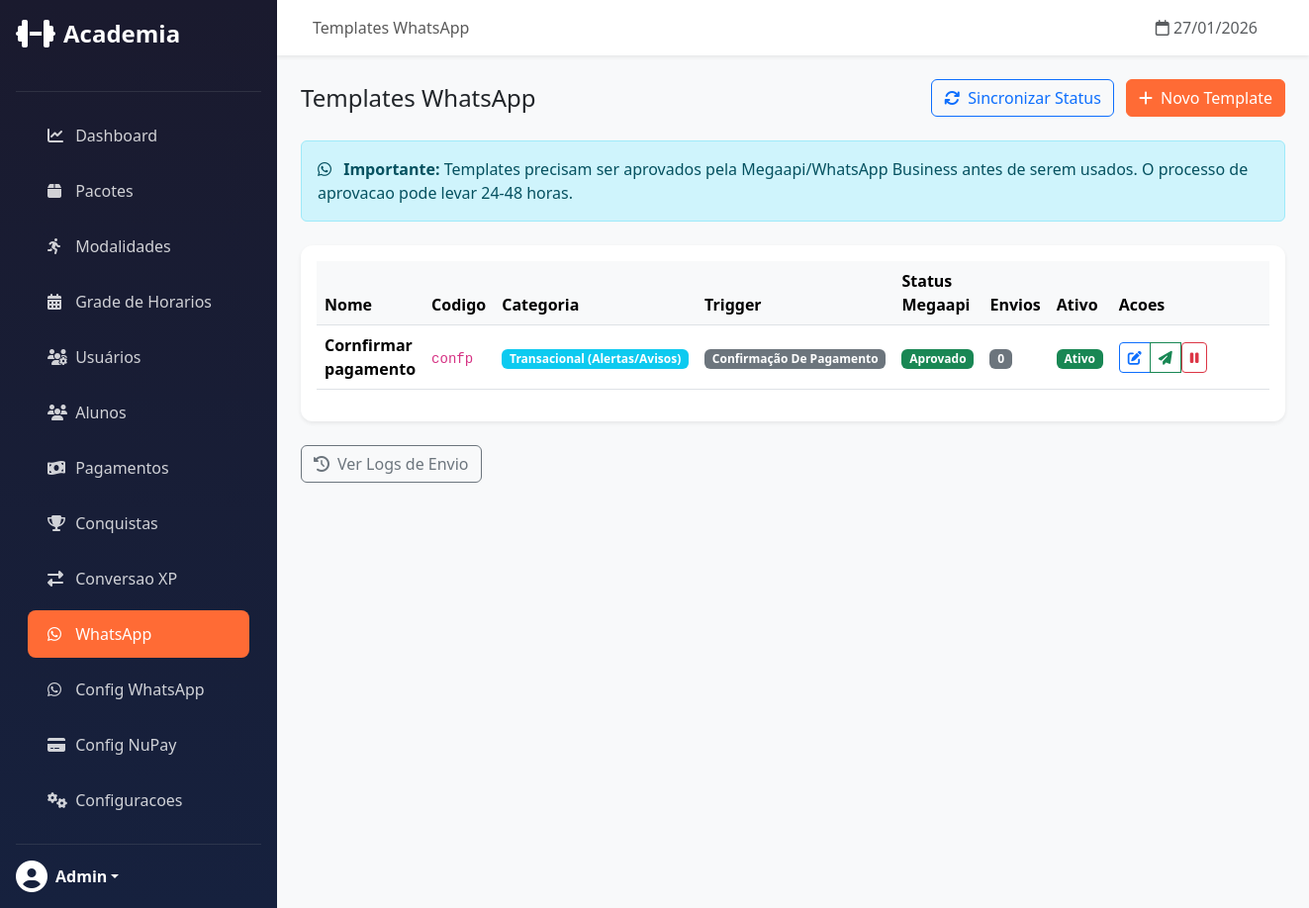
/admin/whatsapp/templates (signed in), run on an earlier commit of the app's database.
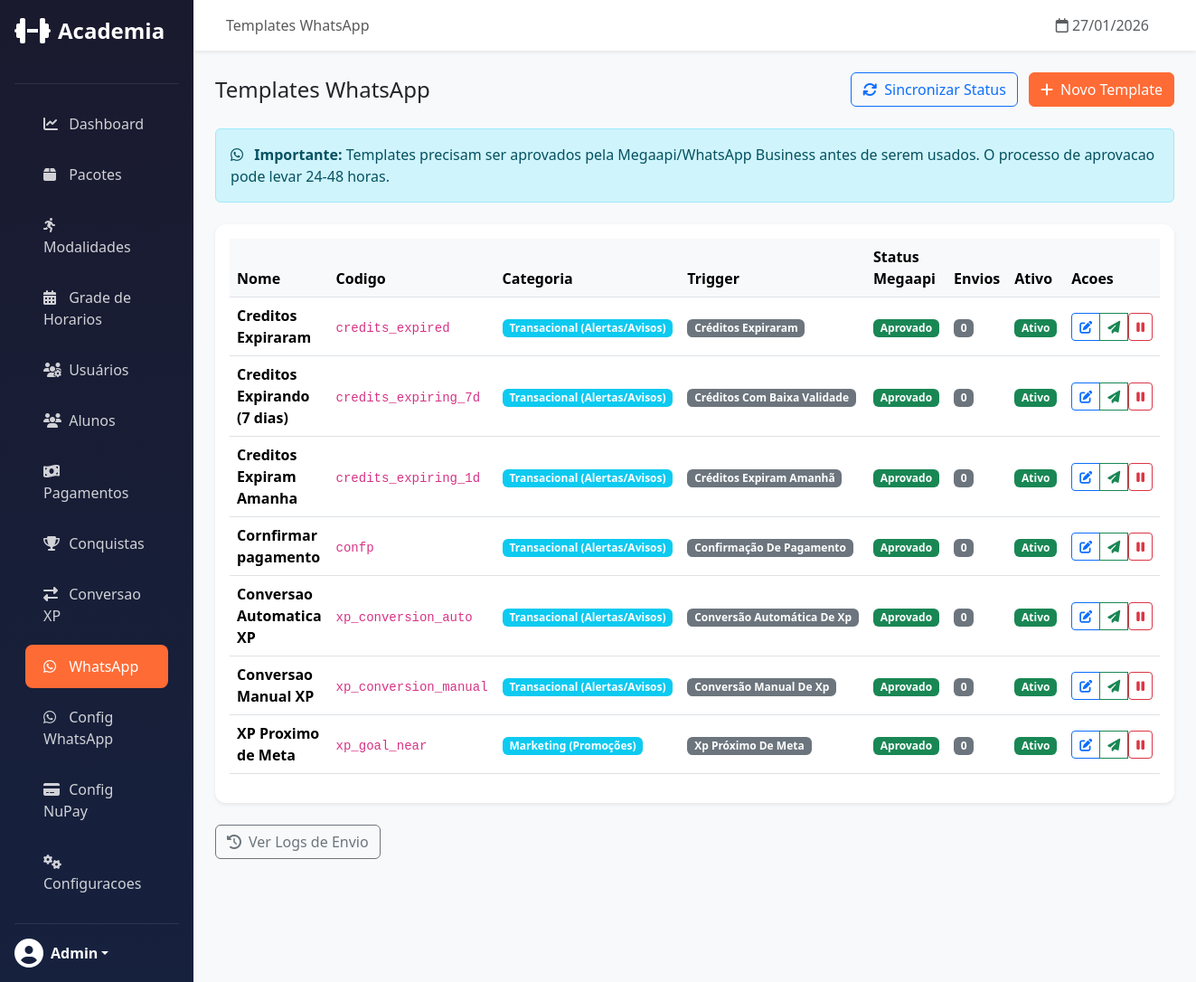
And on a later commit of the database.
### app/models/user.py (models this page shows, shortened)
class User(UserMixin, db.Model):
    __tablename__ = 'users'
    id = db.Column(db.Integer, primary_key=True)
    name = db.Column(db.String(100), nullable=False)
    email = db.Column(db.String(120), unique=True, nullable=False)
    phone = db.Column(db.String(20), nullable=False)
    password_hash = db.Column(db.String(256), nullable=False)
    cpf = db.Column(db.String(14), nullable=True)  # Formato: 123.456.789-00
    role = db.Column(db.String(20), default='student')
    xp = db.Column(db.Integer, default=0)  # XP total historico (para ranking)
    level = db.Column(db.Integer, default=1)
    xp_available = db.Column(db.Integer, default=0)  # XP disponivel para conversao (janela 3 meses)
    credits_balance = db.Column(db.Integer, default=0)  # Total de creditos ativos (wallets)
    photo_url = db.Column(db.String(255))
    is_active = db.Column(db.Boolean, default=True)
    created_at = db.Column(db.DateTime, default=datetime.utcnow)
    updated_at = db.Column(db.DateTime, default=datetime.utcnow, onupdate=datetime.utcnow)
    last_login = db.Column(db.DateTime)

### app/models/whatsapp_template.py (models this page shows, shortened)
class WhatsAppTemplate(db.Model):
    __tablename__ = 'whatsapp_templates'
    id = db.Column(db.Integer, primary_key=True)
    name = db.Column(db.String(100), nullable=False)  # Nome interno
    template_code = db.Column(db.String(100), unique=True)  # Codigo na Megaapi
    category = db.Column(db.Enum(TemplateCategory), nullable=False)
    trigger = db.Column(db.Enum(TemplateTrigger), nullable=False)
    content = db.Column(db.Text, nullable=False)
    variables = db.Column(db.JSON)  # Ex: ["{{nome}}", "{{data}}"]
    megaapi_status = db.Column(db.String(20))  # pending, approved, rejected
    megaapi_id = db.Column(db.String(100))
    is_active = db.Column(db.Boolean, default=True)
    send_count = db.Column(db.Integer, default=0)
    created_at = db.Column(db.DateTime, default=datetime.utcnow)
    updated_at = db.Column(db.DateTime, onupdate=datetime.utcnow)

### app/routes/admin/whatsapp.py (the view)
@whatsapp_bp.route('/templates')
@login_required
@admin_required
def list_templates():
    templates = WhatsAppTemplate.query.order_by(WhatsAppTemplate.trigger).all()
    return render_template('admin/whatsapp/templates.html', templates=templates)

### app/routes/admin/dashboard.py (called while the page is built)
def admin_required(f):
    @wraps(f)
    def decorated_function(*args, **kwargs):
        if not current_user.is_authenticated or current_user.role != 'admin':
            abort(403)
        return f(*args, **kwargs)
    return decorated_function

### app/templates/admin/whatsapp/templates.html (shortened to what this page needs)
{% extends "admin/base.html" %}
{% block page_title %}Templates WhatsApp{% endblock %}
{% block content %}
<div class="d-flex justify-content-between align-items-center mb-4">
    <h4 class="mb-0">Templates WhatsApp</h4>
    <div>
        <button type="button" class="btn btn-outline-primary me-2" onclick="syncStatus()">
            <i class="fas fa-sync me-2"></i>Sincronizar Status
        </button>
        <a href="{{ url_for('admin_whatsapp.create_template') }}" class="btn btn-primary">
            <i class="fas fa-plus me-2"></i>Novo Template
        </a>
    </div>
</div>
<div class="alert alert-info mb-4">
    <i class="fab fa-whatsapp me-2"></i>
    <strong>Importante:</strong> Templates precisam ser aprovados pela Megaapi/WhatsApp Business antes de serem usados.
    O processo de aprovacao pode levar 24-48 horas.
</div>
<div class="card">
    <div class="card-body">
        {% if templates %}
        <div class="table-responsive">
            <table class="table table-hover align-middle">
                <thead>
                    <tr>
                        <th>Nome</th>
                        <th>Codigo</th>
                        <th>Categoria</th>
                        <th>Trigger</th>
                        <th>Status Megaapi</th>
                        <th>Envios</th>
                        <th>Ativo</th>
                        <th style="width: 180px;">Acoes</th>
                    </tr>
                </thead>
                <tbody>
                    {% for template in templates %}
                    <tr>
                        <td>
                            <strong>{{ template.name }}</strong>
                        </td>
                        <td>
                            <code>{{ template.template_code }}</code>
                        </td>
                        <td>
                            <span class="badge bg-info">{{ template.category.value.title() }}</span>
                        </td>
                        <td>
                            <span class="badge bg-secondary">{{ template.trigger.value.replace('_', ' ').title() }}</span>
                        </td>
                        <td>
                            {% if template.megaapi_status == 'approved' %}
                            <span class="badge bg-success">Aprovado</span>
                            {% elif template.megaapi_status == 'rejected' %}
                            <span class="badge bg-danger">Rejeitado</span>
                            {% else %}
                            <span class="badge bg-warning text-dark">Pendente</span>
                            {% endif %}
                        </td>
                        <td>
                            <span class="badge bg-secondary">{{ template.send_count }}</span>
                        </td>
                        <td>
                            {% if template.is_active %}
                            <span class="badge bg-success">Ativo</span>
                            {% else %}
                            <span class="badge bg-secondary">Inativo</span>
                            {% endif %}
                        </td>
                        <td>
                            <div class="btn-group">
                                <a href="{{ url_for('admin_whatsapp.edit_template', id=template.id) }}"
                                   class="btn btn-sm btn-outline-primary" title="Editar">
                                    <i class="fas fa-edit"></i>
                                </a>
                                {% if template.megaapi_status == 'approved' and template.is_active %}
                                <button type="button" class="btn btn-sm btn-outline-success"
                                        onclick="testTemplate({{ template.id }})" title="Testar">
                                    <i class="fas fa-paper-plane"></i>
                                </button>
                                {% endif %}
                                {% if template.is_active %}
                                <form action="{{ url_for('admin_whatsapp.delete_template', id=template.id) }}"
                                      method="POST" class="d-inline">
                                    <button type="submit" class="btn btn-sm btn-outline-danger" title="Desativar"
                                            onclick="return confirm('Desativar este template?')">
                                        <i class="fas fa-pause"></i>
                                    </button>
                                </form>
                                {% endif %}
                            </div>
                        </td>
                    </tr>
                    {% endfor %}
                </tbody>
            </table>
        </div>
        {% endif %}
    </div>
</div>
<div class="mt-4">
    <a href="{{ url_for('admin_whatsapp.list_logs') }}" class="btn btn-outline-secondary">
        <i class="fas fa-history me-2"></i>Ver Logs de Envio
    </a>
</div>
{% endblock %}

### app/templates/admin/base.html (shortened to what this page needs)
{% extends "base.html" %}
{% block body %}
<div class="d-flex">
    <nav class="sidebar d-flex flex-column p-3" style="width: 280px;">
        <a href="{{ url_for('admin.dashboard') }}"
            class="d-flex align-items-center mb-4 text-white text-decoration-none">
            <i class="fas fa-dumbbell fa-2x me-2"></i>
            <span class="fs-4 fw-bold">Academia</span>
        </a>
        <hr class="border-secondary">
        <ul class="nav nav-pills flex-column mb-auto">
            <li class="nav-item">
                <a href="{{ url_for('admin.dashboard') }}"
                    class="nav-link {% if request.endpoint == 'admin.dashboard' %}active{% endif %}">
                    <i class="fas fa-chart-line"></i> Dashboard
                </a>
            </li>
            <li class="nav-item">
                <a href="{{ url_for('admin_packages.list_packages') }}"
                    class="nav-link {% if 'packages' in request.endpoint %}active{% endif %}">
                    <i class="fas fa-box"></i> Pacotes
                </a>
            </li>
            <li class="nav-item">
                <a href="{{ url_for('admin_modalities.list_modalities') }}"
                    class="nav-link {% if 'modalities' in request.endpoint %}active{% endif %}">
                    <i class="fas fa-running"></i> Modalidades
                </a>
            </li>
            <li class="nav-item">
                <a href="{{ url_for('admin_schedules.list_schedules') }}"
                    class="nav-link {% if 'schedules' in request.endpoint %}active{% endif %}">
                    <i class="fas fa-calendar-alt"></i> Grade de Horarios
                </a>
            </li>
            <li class="nav-item">
                <a href="{{ url_for('admin_users.list_users') }}"
                    class="nav-link {% if 'users' in request.endpoint %}active{% endif %}">
                    <i class="fas fa-users-cog"></i> Usuários
                </a>
            </li>
            <li class="nav-item">
                <a href="{{ url_for('admin_users.list_users', role='student') }}"
                    class="nav-link {% if 'users' in request.endpoint and request.args.get('role') == 'student' %}active{% endif %}">
                    <i class="fas fa-users"></i> Alunos
                </a>
            </li>
            <li class="nav-item">
                <a href="{{ url_for('admin_payments.pending_payments') }}"
                    class="nav-link {% if 'payments' in request.endpoint %}active{% endif %}">
                    <i class="fas fa-money-bill-wave"></i> Pagamentos
                </a>
            </li>
            <li class="nav-item">
                <a href="{{ url_for('admin_achievements.list_achievements') }}"
                    class="nav-link {% if 'achievements' in request.endpoint %}active{% endif %}">
                    <i class="fas fa-trophy"></i> Conquistas
                </a>
            </li>
            <li class="nav-item">
                <a href="{{ url_for('admin_conversion_rules.list_rules') }}"
                    class="nav-link {% if 'conversion_rules' in request.endpoint %}active{% endif %}">
                    <i class="fas fa-exchange-alt"></i> Conversao XP
                </a>
            </li>
            <li class="nav-item">
                <a href="{{ url_for('admin_whatsapp.list_templates') }}"
                    class="nav-link {% if 'whatsapp' in request.endpoint and 'megaapi' not in request.endpoint %}active{% endif %}">
                    <i class="fab fa-whatsapp"></i> WhatsApp
                </a>
            </li>
            <li class="nav-item">
                <a href="{{ url_for('admin_megaapi.settings') }}"
                    class="nav-link {% if 'megaapi' in request.endpoint %}active{% endif %}">
                    <i class="fab fa-whatsapp"></i> Config WhatsApp
                </a>
            </li>
            <li class="nav-item">
                <a href="{{ url_for('admin_nupay.settings') }}"
                    class="nav-link {% if 'nupay' in request.endpoint %}active{% endif %}">
                    <i class="fas fa-credit-card"></i> Config NuPay
                </a>
            </li>
            <li class="nav-item">
                <a href="{{ url_for('admin_settings.index') }}"
                    class="nav-link {% if 'settings' in request.endpoint and 'megaapi' not in request.endpoint %}active{% endif %}">
                    <i class="fas fa-cogs"></i> Configuracoes
                </a>
            </li>
        </ul>
        <hr class="border-secondary">
        <div class="dropdown">
            <a href="#" class="d-flex align-items-center text-white text-decoration-none dropdown-toggle"
                data-bs-toggle="dropdown">
                <i class="fas fa-user-circle fa-2x me-2"></i>
                <strong>{{ current_user.name }}</strong>
            </a>
        </div>
    </nav>
    <main class="main-content flex-grow-1">
        <nav class="navbar navbar-expand-lg navbar-light bg-white shadow-sm px-4">
            <div class="container-fluid">
                <span class="navbar-text">
                    {% block page_title %}Dashboard{% endblock %}
                </span>
                <div class="d-flex align-items-center">
                    <span class="text-muted me-3">
                        <i class="far fa-calendar"></i> {{ now().strftime('%d/%m/%Y') }}
                    </span>
                </div>
            </div>
        </nav>
        <div class="p-4">
            {% block content %}{% endblock %}
        </div>
    </main>
</div>
{% endblock %}

### app/templates/base.html (shortened to what this page needs)
<!DOCTYPE html>
<html lang="pt-BR">
<head>
    <link href="https://cdn.jsdelivr.net/npm/bootstrap@5.3.2/dist/css/bootstrap.min.css" rel="stylesheet">
    <link rel="stylesheet" href="https://cdnjs.cloudflare.com/ajax/libs/font-awesome/6.5.1/css/all.min.css">
</head>
<body>
    {% block body %}{% endblock %}
</body>
</html>

### app/templates/admin/base.html (style rules this page uses)
.sidebar { min-height: 100vh; background: linear-gradient(180deg, #1a1a2e 0%, #16213e 100%); }
.sidebar .nav-link { color: rgba(255, 255, 255, 0.8); padding: 12px 20px; border-radius: 8px; margin: 4px 12px; transition: all 0.3s; }
.sidebar .nav-link.active { background: var(--primary-color); color: #fff; }
.sidebar .nav-link i { width: 24px; }
.main-content { background-color: #f8f9fa; min-height: 100vh; }
.card { border: none; box-shadow: 0 0.125rem 0.25rem rgba(0, 0, 0, 0.075); border-radius: 12px; }
.table th { font-weight: 600; background-color: #f8f9fa; }

### app/templates/base.html (style rules this page uses)
:root { --primary-color: #FF6B35; --secondary-color: #004E89; }
body { min-height: 100vh; display: flex; flex-direction: column; }
.btn-primary { background-color: var(--primary-color); border-color: var(--primary-color); }
main { flex: 1; }

What changed in the data, as far as the page shows it:
added WhatsAppTemplate: name "Creditos Expiraram", template_code "credits_expired", category.value "Transacional (Alertas/Avisos)", trigger.value.replace "Créditos Expiraram", megaapi_status "Aprovado", send_count "0", is_active "Ativo"
added WhatsAppTemplate: name "Creditos Expirando (7 dias)", template_code "credits_expiring_7d", category.value "Transacional (Alertas/Avisos)", trigger.value.replace "Créditos Com Baixa Validade", megaapi_status "Aprovado", send_count "0", is_active "Ativo"
added WhatsAppTemplate: name "Creditos Expiram Amanha", template_code "credits_expiring_1d", category.value "Transacional (Alertas/Avisos)", trigger.value.replace "Créditos Expiram Amanhã", megaapi_status "Aprovado", send_count "0", is_active "Ativo"
added WhatsAppTemplate: name "Conversao Automatica XP", template_code "xp_conversion_auto", category.value "Transacional (Alertas/Avisos)", trigger.value.replace "Conversão Automática De Xp", megaapi_status "Aprovado", send_count "0", is_active "Ativo"
added WhatsAppTemplate: name "Conversao Manual XP", template_code "xp_conversion_manual", category.value "Transacional (Alertas/Avisos)", trigger.value.replace "Conversão Manual De Xp", megaapi_status "Aprovado", send_count "0", is_active "Ativo"
added WhatsAppTemplate: name "XP Proximo de Meta", template_code "xp_goal_near", category.value "Marketing (Promoções)", trigger.value.replace "Xp Próximo De Meta", megaapi_status "Aprovado", send_count "0", is_active "Ativo"
